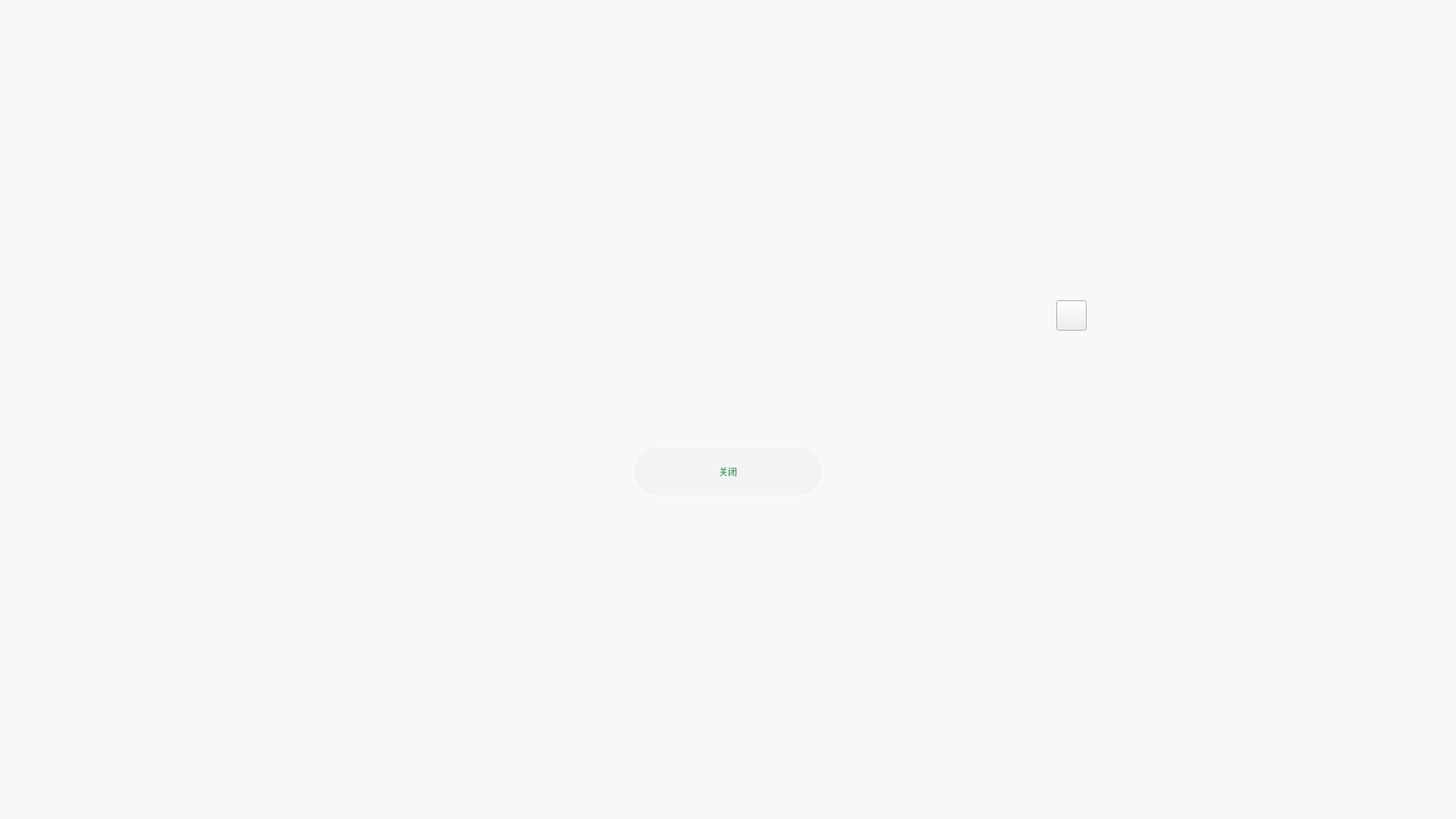
<?xml version="1.0" encoding="UTF-8"?>
<ui version="4.0">
 <class>Form</class>
 <widget class="QWidget" name="Form">
  <property name="geometry">
   <rect>
    <x>0</x>
    <y>0</y>
    <width>1920</width>
    <height>1080</height>
   </rect>
  </property>
  <property name="minimumSize">
   <size>
    <width>1920</width>
    <height>1080</height>
   </size>
  </property>
  <property name="maximumSize">
   <size>
    <width>1920</width>
    <height>1080</height>
   </size>
  </property>
  <property name="windowTitle">
   <string>Form</string>
  </property>
  <layout class="QHBoxLayout" name="horizontalLayout_5">
   <property name="spacing">
    <number>0</number>
   </property>
   <property name="leftMargin">
    <number>0</number>
   </property>
   <property name="topMargin">
    <number>0</number>
   </property>
   <property name="rightMargin">
    <number>0</number>
   </property>
   <property name="bottomMargin">
    <number>0</number>
   </property>
   <item>
    <widget class="QWidget" name="main_widget" native="true">
     <property name="maximumSize">
      <size>
       <width>1920</width>
       <height>1080</height>
      </size>
     </property>
     <property name="styleSheet">
      <string notr="true">QWidget#main_widget{
	background-color: rgba(255, 255, 255, 150);
}
</string>
     </property>
     <layout class="QHBoxLayout" name="horizontalLayout">
      <item>
       <spacer name="horizontalSpacer_3">
        <property name="orientation">
         <enum>Qt::Horizontal</enum>
        </property>
        <property name="sizeHint" stdset="0">
         <size>
          <width>433</width>
          <height>20</height>
         </size>
        </property>
       </spacer>
      </item>
      <item>
       <widget class="QWidget" name="widget_5" native="true">
        <layout class="QVBoxLayout" name="verticalLayout_2">
         <item>
          <spacer name="verticalSpacer">
           <property name="orientation">
            <enum>Qt::Vertical</enum>
           </property>
           <property name="sizeHint" stdset="0">
            <size>
             <width>20</width>
             <height>348</height>
            </size>
           </property>
          </spacer>
         </item>
         <item>
          <widget class="QWidget" name="widget" native="true">
           <property name="minimumSize">
            <size>
             <width>1000</width>
             <height>330</height>
            </size>
           </property>
           <property name="maximumSize">
            <size>
             <width>1000</width>
             <height>330</height>
            </size>
           </property>
           <property name="styleSheet">
            <string notr="true">QWidget#widget{
	border-image: url(:/icon/order_dialog_background_2.png);
}</string>
           </property>
           <layout class="QVBoxLayout" name="verticalLayout">
            <property name="spacing">
             <number>0</number>
            </property>
            <property name="leftMargin">
             <number>0</number>
            </property>
            <property name="topMargin">
             <number>0</number>
            </property>
            <property name="rightMargin">
             <number>0</number>
            </property>
            <property name="bottomMargin">
             <number>0</number>
            </property>
            <item>
             <widget class="QWidget" name="widget_2" native="true">
              <layout class="QHBoxLayout" name="horizontalLayout_2">
               <property name="leftMargin">
                <number>0</number>
               </property>
               <property name="topMargin">
                <number>21</number>
               </property>
               <property name="rightMargin">
                <number>27</number>
               </property>
               <property name="bottomMargin">
                <number>0</number>
               </property>
               <item>
                <spacer name="horizontalSpacer">
                 <property name="orientation">
                  <enum>Qt::Horizontal</enum>
                 </property>
                 <property name="sizeHint" stdset="0">
                  <size>
                   <width>690</width>
                   <height>20</height>
                  </size>
                 </property>
                </spacer>
               </item>
               <item>
                <widget class="QPushButton" name="dialog_close_btn">
                 <property name="minimumSize">
                  <size>
                   <width>40</width>
                   <height>40</height>
                  </size>
                 </property>
                 <property name="maximumSize">
                  <size>
                   <width>40</width>
                   <height>40</height>
                  </size>
                 </property>
                 <property name="styleSheet">
                  <string notr="true">border-image:url(:/icon/conduit_dialog_close_btn.png);</string>
                 </property>
                 <property name="text">
                  <string/>
                 </property>
                </widget>
               </item>
              </layout>
             </widget>
            </item>
            <item>
             <widget class="QWidget" name="widget_3" native="true">
              <layout class="QHBoxLayout" name="horizontalLayout_4">
               <property name="leftMargin">
                <number>150</number>
               </property>
               <property name="topMargin">
                <number>40</number>
               </property>
               <property name="bottomMargin">
                <number>68</number>
               </property>
               <item>
                <widget class="QLabel" name="label">
                 <property name="minimumSize">
                  <size>
                   <width>45</width>
                   <height>45</height>
                  </size>
                 </property>
                 <property name="maximumSize">
                  <size>
                   <width>45</width>
                   <height>45</height>
                  </size>
                 </property>
                 <property name="styleSheet">
                  <string notr="true">border-image:url(:/icon/order_dialog_warn.png);</string>
                 </property>
                 <property name="text">
                  <string/>
                 </property>
                </widget>
               </item>
               <item>
                <widget class="QLabel" name="warn_msg_l">
                 <property name="styleSheet">
                  <string notr="true">color:rgb(44, 159, 97);</string>
                 </property>
                 <property name="text">
                  <string/>
                 </property>
                </widget>
               </item>
              </layout>
             </widget>
            </item>
            <item>
             <widget class="QWidget" name="widget_4" native="true">
              <layout class="QHBoxLayout" name="horizontalLayout_3">
               <property name="spacing">
                <number>0</number>
               </property>
               <property name="leftMargin">
                <number>150</number>
               </property>
               <property name="topMargin">
                <number>0</number>
               </property>
               <property name="rightMargin">
                <number>150</number>
               </property>
               <property name="bottomMargin">
                <number>50</number>
               </property>
               <item>
                <widget class="QPushButton" name="order_cancel_btn">
                 <property name="minimumSize">
                  <size>
                   <width>250</width>
                   <height>66</height>
                  </size>
                 </property>
                 <property name="maximumSize">
                  <size>
                   <width>250</width>
                   <height>66</height>
                  </size>
                 </property>
                 <property name="styleSheet">
                  <string notr="true">QPushButton#order_cancel_btn{
	background-color:rgb(243, 243, 243);
	border: 1px solid white;
	border-radius:33px;
	color:rgb(44, 159, 97);
}
QPushButton#order_cancel_btn:pressed{
	background-color:red;
	border: 1px solid rgb(44, 159, 97);
	border-radius:33px;
	color:white;
}</string>
                 </property>
                 <property name="text">
                  <string>关闭</string>
                 </property>
                </widget>
               </item>
              </layout>
             </widget>
            </item>
           </layout>
          </widget>
         </item>
         <item>
          <spacer name="verticalSpacer_2">
           <property name="orientation">
            <enum>Qt::Vertical</enum>
           </property>
           <property name="sizeHint" stdset="0">
            <size>
             <width>20</width>
             <height>348</height>
            </size>
           </property>
          </spacer>
         </item>
        </layout>
       </widget>
      </item>
      <item>
       <spacer name="horizontalSpacer_4">
        <property name="orientation">
         <enum>Qt::Horizontal</enum>
        </property>
        <property name="sizeHint" stdset="0">
         <size>
          <width>433</width>
          <height>20</height>
         </size>
        </property>
       </spacer>
      </item>
     </layout>
    </widget>
   </item>
  </layout>
 </widget>
 <resources>
  <include location="../../miketee3/drawable/drawable.qrc"/>
  <include location="../drawable/drawable.qrc"/>
 </resources>
 <connections/>
</ui>
